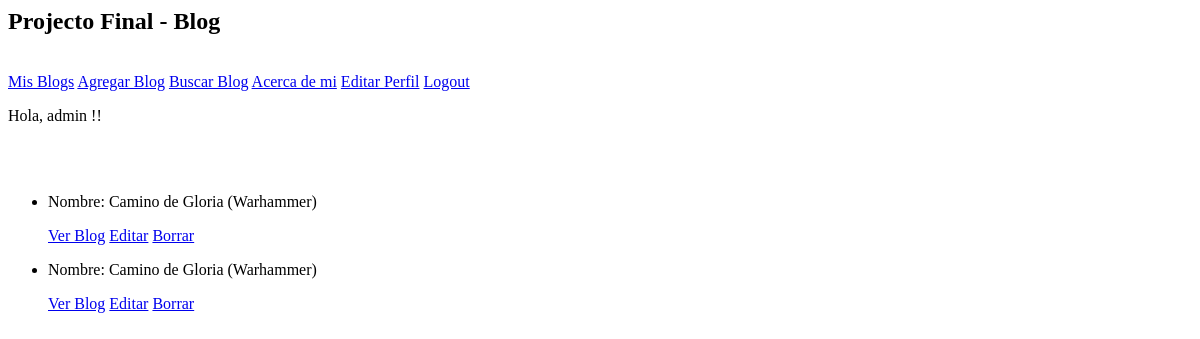
Page /Blog/blogs-list/ (signed in) on the earlier database version.
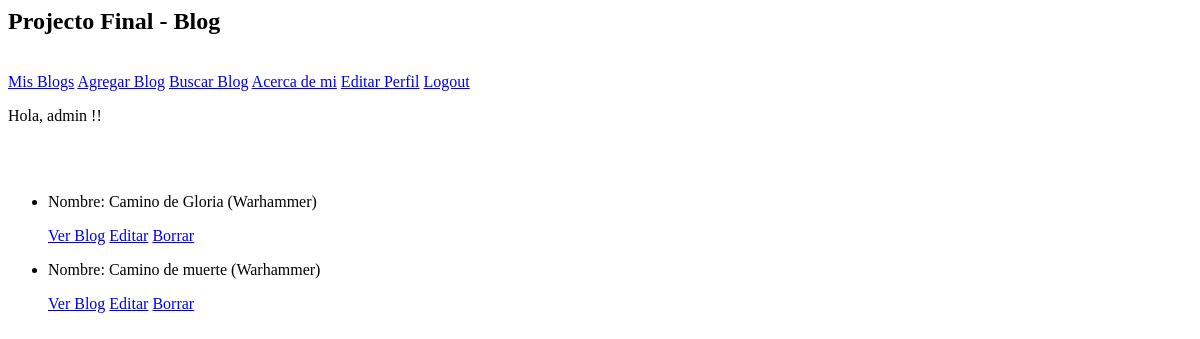
Same page on the later database version.
### Blog/models.py (models this page shows, shortened)
class Blog(models.Model):
    nombre = models.CharField(max_length=50)
    tema = models.CharField(max_length=50)
    fecha = models.DateField(null=True)

### Blog/views.py (the view)
# urls.py: path("blogs-list/", BlogsList.as_view(), name="BlogList"),
class BlogsList(LoginRequiredMixin, ListView):
    model = Blog
    template_name = "Blog/blogs-list.html"

### Blog/templates/Blog/blogs-list.html
{% extends "Blog/madre.html" %}
{% load static %}
{% block inserte_aqui_su_contenido %}
<ul>
    {% for Blog in object_list %}
    <li>
        <p>Nombre: {{ Blog.nombre }} ({{ Blog.tema }})</p>
        <p>
            <a href="{% url 'BlogDetail' Blog.id %}">Ver Blog</a>
            <a href="{% url 'BlogUpdate' Blog.id %}">Editar</a>
            <a href="{% url 'BlogDelete' Blog.id %}">Borrar</a>
        </p>
    </li>
    {% endfor %}
</ul>
{% endblock %}

### Blog/templates/Blog/madre.html (shortened to what this page needs)
<h2>Projecto Final - Blog </h2>
<a href="{% url 'BlogList' %}">Mis Blogs</a>
<a href="{% url 'BlogNew' %}">Agregar Blog</a>
<a href="{% url 'busqueda-2' %}">Buscar Blog</a>
<a href="{% url 'About-me' %}">Acerca de mi</a>
{% if request.user.is_authenticated %}
    <a href="{% url 'EditarPerfil' %}">Editar Perfil</a>
    <a href="{% url 'Logout' %}">Logout</a>
    <p> Hola, {{ user.username }} !!</p>
{% endif %}
{% block inserte_aqui_su_contenido %}
{% endblock %}

Differences in the rows shown:
removed Blog: nombre "Camino de Gloria", tema "Warhammer"
added Blog: nombre "Camino de muerte", tema "Warhammer"
